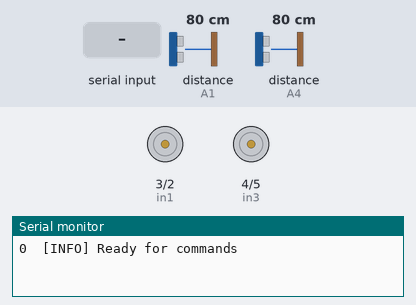
This sketch was run on a simulated Arduino Uno, built with avr-gcc and run on an emulated ATmega328P. Shown: motor-driver pin pairs drawn as motors (green arrow = first pin HIGH = forward, orange = second pin HIGH = backward, longer = more drive, scaled by the enable pin), the last lines printed to the serial monitor. Inputs (shaded band) come from the test bench; at power-on: distance to the obstacle (sensors on A1, A4) 80 cm. The echo pulse lasts 58.3 µs per cm.

Above: at 1.2 s.
1.3 s: "D\n" received over Serial
3.3 s: "Q\n" received over Serial
At 3.7 s:
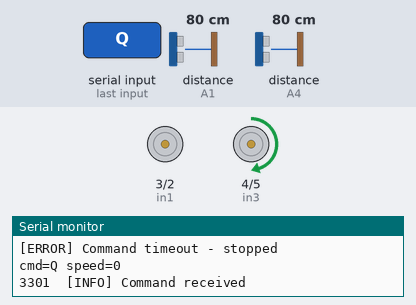
5.3 s: "E\n" received over Serial
At 5.7 s:
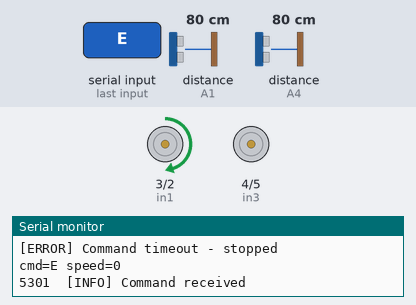
7.3 s: "Z\n" received over Serial
At 7.7 s:
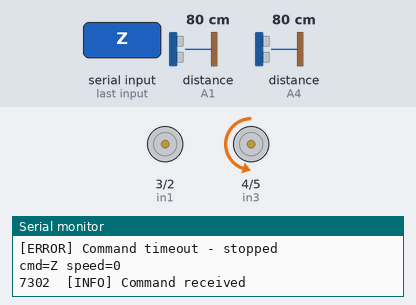
9.3 s: "C\n" received over Serial
At 9.7 s:
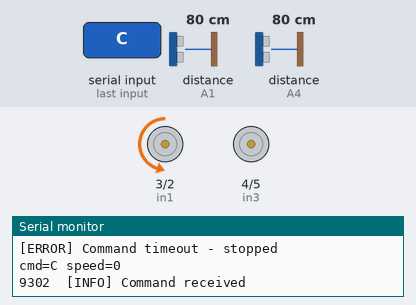
11.3 s: "F90\n" received over Serial
At 11.58 s:
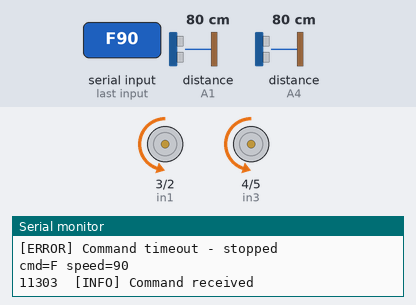
Timing chart, 0 to 14.3 s (numbered marks = the images above; inputs shaded):
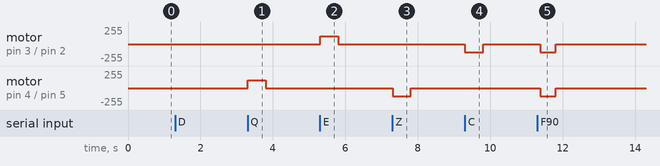

The sketch:

MyRobot-V1.ino
```cpp
// MyRobot-V1.ino
// This file must be named the same as your sketch folder
//
// Remote control over Serial. The Processing sketch (MyRobotControl.pde)
// sends lines like "W 200\n" = <command letter> <space> <speed 0-255>.
//
//   W = forward            S = backward
//   A = spin left          D = spin right        (in place)
//   Q = forward + left     E = forward + right   (turn while driving)
//   Z = backward + left    C = backward + right
//   X = stop

int enA = 9;   // Enable pin for Motor A (LEFT) - must be a PWM-capable pin         !!! NOTE!! CHANGE PINS ACCORDING TO OUR WIRING!!!
int in1 = 3;   // Direction control pin 1 for Motor A
int in2 = 2;   // Direction control pin 2 for Motor A
int enB = 10;   // Enable pin for Motor B (RIGHT) - must be a PWM-capable pin
int in3 = 4;   // Direction control pin 3 for Motor B
int in4 = 5;   // Direction control pin 4 for Motor B
int trigR = A3; // Trigger pin for ultrasonic sensor R
int echoR = A4; // Echo pin for ultrasonic sensor R
int trigF = A0; // Trigger pin for ultrasonic sensor F
int echoF = A1; // Echo pin for ultrasonic sensor F
int followSpeed = 0;

const int TURN_AMOUNT = 120;                    // how much the inside wheel slows when turning
const unsigned long COMMAND_TIMEOUT_MS = 500;   // safety: stop if no command arrives for this long

unsigned long lastCommandTime = 0;
char lastCommand = 'X';

void setup() {
    pinMode(enA, OUTPUT);
    pinMode(in1, OUTPUT);
    pinMode(in2, OUTPUT);
    pinMode(enB, OUTPUT);
    pinMode(in3, OUTPUT);
    pinMode(in4, OUTPUT);
    pinMode(trigR, OUTPUT);
    pinMode(echoR, INPUT);
    pinMode(trigF, OUTPUT);
    pinMode(echoF, INPUT);
    Serial.begin(9600);
    Serial.setTimeout(20);   // don't wait long for a full line
    stopRobot();
    logInfo(Serial, "Ready for commands");
}

void loop() {
    // Read one full command line if available
    if (Serial.available() > 0) {
        String line = Serial.readStringUntil('\n');
        line.trim();
        if (line.length() > 0) {
            char cmd = toupper(line.charAt(0));
            int speed = constrain(line.substring(1).toInt(), 0, 255);
            handleCommand(cmd, speed);
            lastCommandTime = millis();
        }
    }

    // Failsafe: if the controller disconnects or stops sending, stop the robot
    if (lastCommand != 'X' && millis() - lastCommandTime > COMMAND_TIMEOUT_MS) {
        stopRobot();
        lastCommand = 'X';
        logError(Serial, "Command timeout - stopped");
    }

    if (lastCommand == 'F') {
        straightFollow(followSpeed);
    }

    if (lastCommand == 'M') {
        followMe(followSpeed);
    }
}

void handleCommand(char cmd, int speed) {
    // Only log when the command changes (otherwise the heartbeat spams Serial)
    Serial.print("cmd=");  Serial.print(cmd);  Serial.print(" speed=");  Serial.println(speed);
    if (cmd != lastCommand) {
        logInfo(Serial, "Command received");
        if (cmd == 'F') resetWallFollow();
        lastCommand = cmd;
    }

    switch (cmd) {
        case 'W': driveForward(speed);                     break;
        case 'S': driveBackward(speed);                    break;
        case 'A': spinLeft(speed);                         break;
        case 'D': spinRight(speed);                        break;
        case 'Q': turnLeft(speed, TURN_AMOUNT);            break;
        case 'E': turnRight(speed, TURN_AMOUNT);           break;
        case 'Z': turnLeftBackward(speed, TURN_AMOUNT);    break;
        case 'C': turnRightBackward(speed, TURN_AMOUNT);   break;
        case 'X': stopRobot();                             break;
        case 'F': followSpeed = speed;                     break;
        case 'M': followSpeed = speed;                     break;
        default:  stopRobot();                             break;
    }
}
```

Serial.ino
```cpp
/**
 * @file Serial.ino
 * @brief Minimal serial logging helpers.
 *
 * Very small logging utilities that print tagged messages to an
 * Arduino Stream (e.g. Serial). No wrapping or redefining of serial
 * functions—only uses Stream::print/println.
 *
 * @author Paul Bucci
 * @date 2026
 */

#include <Arduino.h>

/**
 * @brief Print an informational log message.
 *
 * Format:
 *   [INFO] <message>
 *
 * @param out Stream to write to (e.g. Serial)
 * @param msg Null-terminated message string
 */
inline void logInfo(Stream& out, const char* msg) {
  unsigned long timestamp = millis();
  out.print(timestamp);
  out.print(F("\t[INFO] "));
  out.println(msg);
}

/**
 * @brief Print an error log message.
 *
 * Format:
 *   [ERROR] <message>
 *
 * @param out Stream to write to (e.g. Serial)
 * @param msg Null-terminated message string
 */
inline void logError(Stream& out, const char* msg) {
  out.print(F("[ERROR] "));
  out.println(msg);
}
```

Source omitted: Motor.ino (17817 bytes)

Measured:
- after the input at 3.3 s, motor on pin 4 (in3) / pin 5 (in4): stopped → forward 120/255 at once, → stopped 0.50 s later
- after the input at 5.3 s, motor on pin 3 (in1) / pin 2 (in2): stopped → forward 120/255 at once, → stopped 0.50 s later
- after the input at 7.3 s, motor on pin 4 (in3) / pin 5 (in4): stopped → backward 120/255 at once, → stopped 0.50 s later
- after the input at 9.3 s, motor on pin 3 (in1) / pin 2 (in2): stopped → backward 120/255 at once, → stopped 0.50 s later
- after the input at 11.3 s, motor on pin 3 (in1) / pin 2 (in2), motor on pin 4 (in3) / pin 5 (in4): stopped → backward 120/255 after 0.07 s, → stopped 0.43 s later
